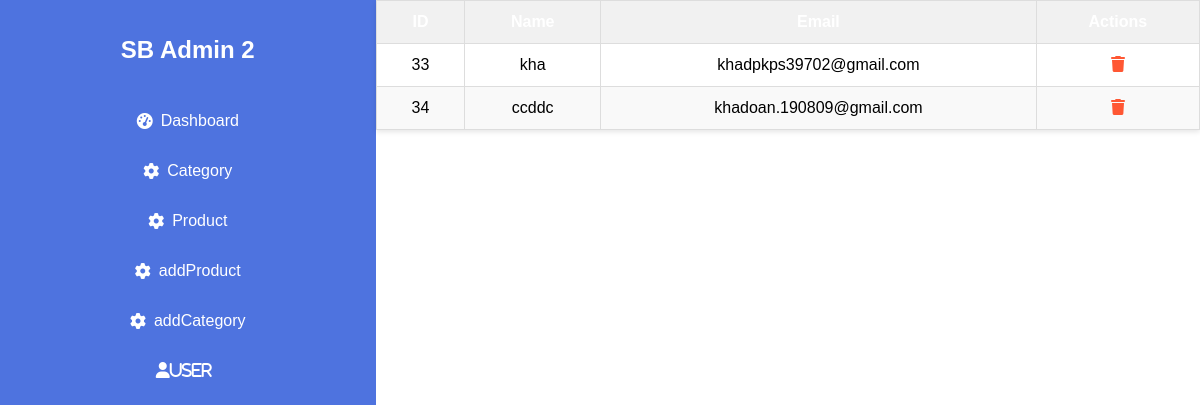
Page /layoutadmin/index.php?trang=user on the committed database.
### tables this page shows
CREATE TABLE `users` (
  `id` int(11) NOT NULL,
  `username` varchar(50) NOT NULL,
  `password` varchar(255) NOT NULL,
  `email` varchar(100) NOT NULL
);

### layoutadmin/Controller/C_user_admin.php (called while the page is built, shortened)
<?php
class Users {
    public function getAllUsers() {
        $model = new Homemodel();
        $this->users = $model->getAllUsers();
        include "view/user.php";
    }
}
?>

### layoutadmin/Model/connectmodel.php (called while the page is built, shortened)
<?php
class ConnectModel {
    private $conn;
    public function __construct() {
        $host = 'localhost';
        $db_name = 'asm';
        $username = 'root';
        $password = '';
        try {
            $this->conn = new PDO("mysql:host=$host;dbname=$db_name", $username, $password);
            $this->conn->setAttribute(PDO::ATTR_ERRMODE, PDO::ERRMODE_EXCEPTION);
        } catch(PDOException $e) {
            $this->logError("Connection failed: " . $e->getMessage());
            throw new Exception("Connection failed: " . $e->getMessage());
        }
    }
    public function selectAll($table) {
        try {
            $stmt = $this->conn->prepare("SELECT * FROM $table");
            $stmt->execute();
            return $stmt->fetchAll(PDO::FETCH_ASSOC);
        } catch(PDOException $e) {
            $this->logError("Error fetching data from $table: " . $e->getMessage());
            throw new Exception("Error fetching data from $table: " . $e->getMessage());
        }
    }
    public function __destruct() {
        $this->conn = null;
    }
}
?>

### layoutadmin/Model/homemodel_admin.php (called while the page is built, shortened)
<?php
class Homemodel {
    public $connectModel;
    public function __construct() {
        $this->connectModel = new ConnectModel();
    }
    public function getAllUsers(){
        return $this->connectModel->selectAll('users');
    }
}
?>

### layoutadmin/View/user.php (the view)
<div class="option">
    <?php if (!empty($this->users) && is_array($this->users)) : ?>
        <table class="styled-table">
            <thead>
                <tr>
                    <th>ID</th>
                    <th>Name</th>
                    <TH>Email</TH>
                    <th>Actions</th>
                </tr>
            </thead>
            <tbody>
                <?php foreach ($this->users as $user): ?>
                    <tr>
                        <td><?= htmlspecialchars($user['id'], ENT_QUOTES) ?></td>
                        <td><?= htmlspecialchars($user['username'], ENT_QUOTES) ?></td>
                        <td><?= htmlspecialchars($user['email'], ENT_QUOTES) ?></td>
                        <td class="adodo">
                            <a href="index.php?trang=deleteuser&id=<?= $user['id'] ?>" onclick="return confirm('Are you sure you want to delete this user?')"><i style="color: #FF5733;" class ="fa-solid fa-trash"></i></a>
                        </td>
                    </tr>
                <?php endforeach; ?>
            </tbody>
        </table>
    <?php else: ?>
        <p>No users available.</p>
    <?php endif; ?>
</div>

### layoutadmin/Public/css/style.css (style rules this page uses)
body { font-family: Arial, sans-serif; margin: 0; padding: 0; display: flex; height: 100vh; }
.option { width: 80%; }
.styled-table { width: 70%; border-collapse: collapse; background-color: #fff; box-shadow: 0 2px 5px rgba(0, 0, 0, 0.1); margin: 0 auto; width: 100%; }
.styled-table thead tr { background-color: #007BFF; color: #ffffff; text-align: left; animation: gradientText 5s ease-in-out infinite; text-align: center; }
.styled-table th, .styled-table td { padding: 12px 15px; border: 1px solid #dddddd; text-align: center; }
.styled-table tbody tr { border-bottom: 1px solid #dddddd; }
.styled-table tbody tr:nth-of-type(even) { background-color: #f9f9f9; }
.styled-table a { color: #007BFF; text-decoration: none; }
.styled-table th { background-color: #f1f1f1; }
.styled-table { width: 100%; border-collapse: collapse; }
.styled-table thead { background-color: #007BFF; color: #fff; }
.styled-table thead th { padding: 12px 15px; text-align: center; }
.styled-table tbody tr:nth-child(even) { background-color: #f9f9f9; }
.styled-table tbody td { padding: 12px 15px; border: 1px solid #ddd; vertical-align: top; }

### rows in the picture
users: id "33", username "kha", email "khadpkps39702@gmail.com"
users: id "34", username "ccddc", email "khadoan.190809@gmail.com"
